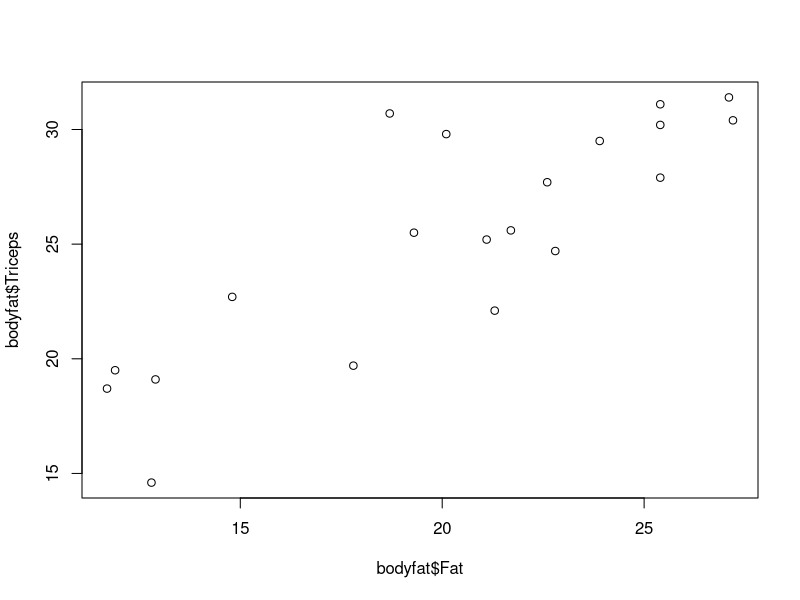
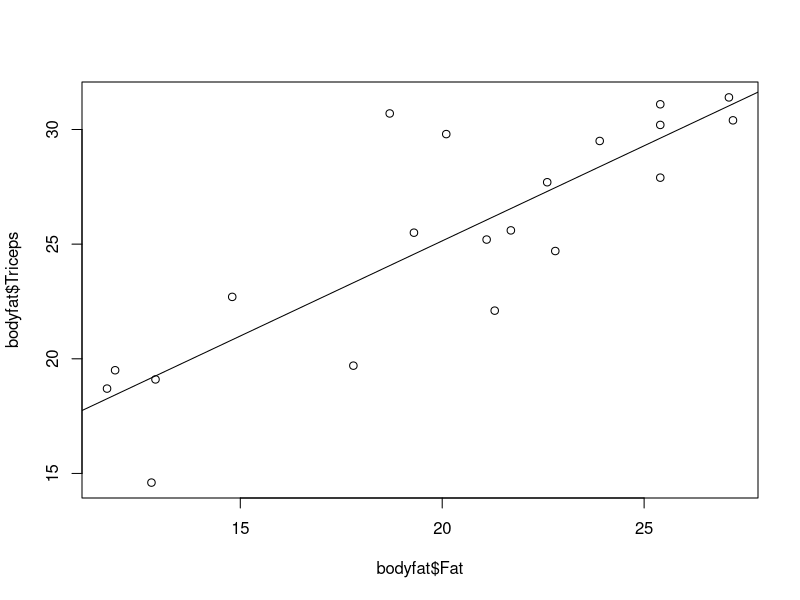
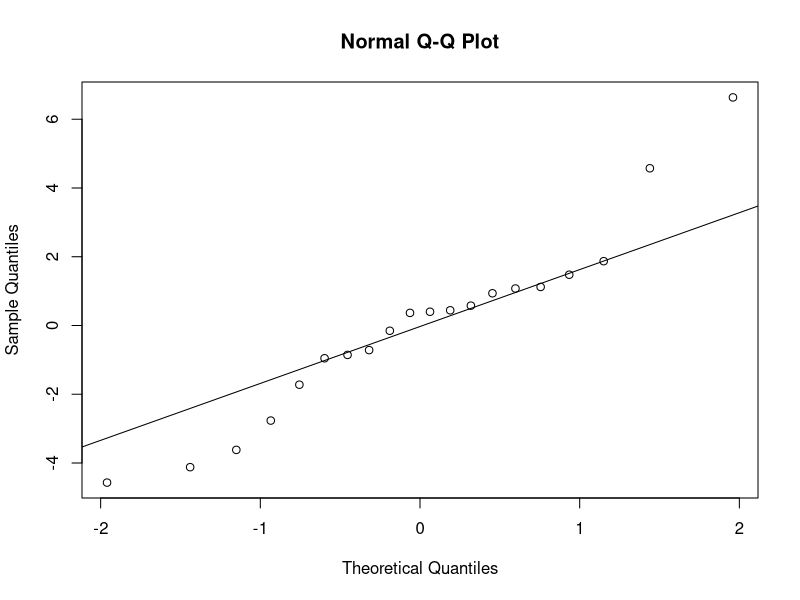
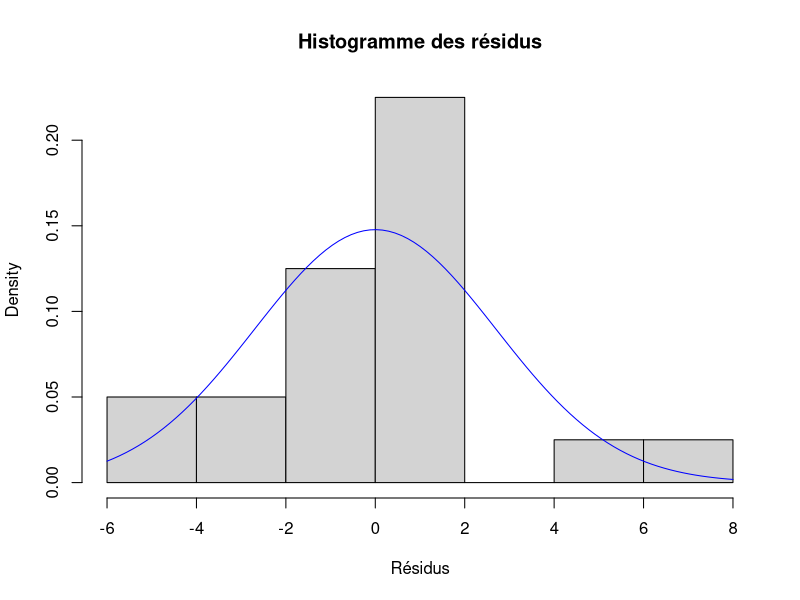
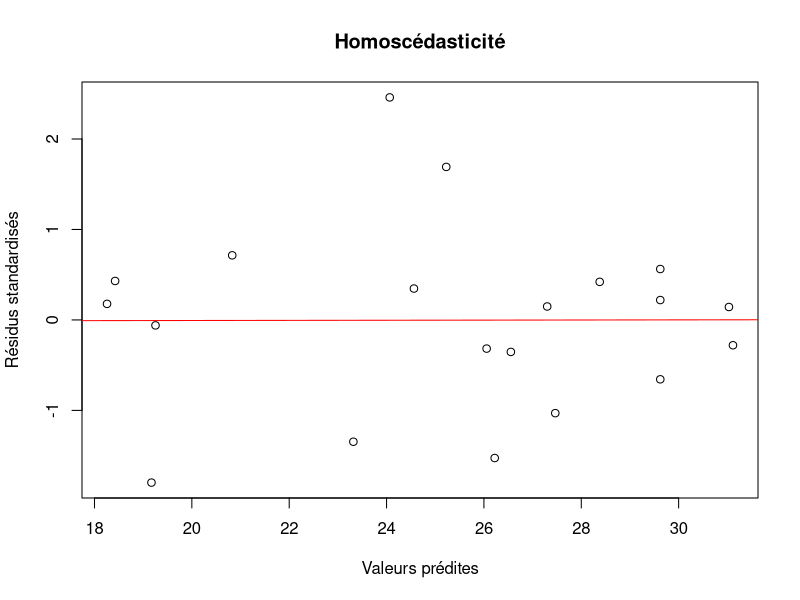
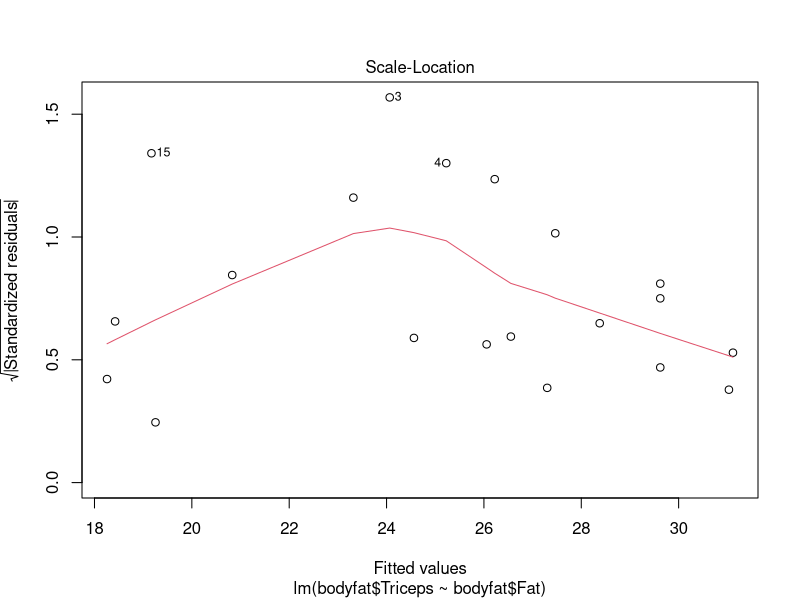
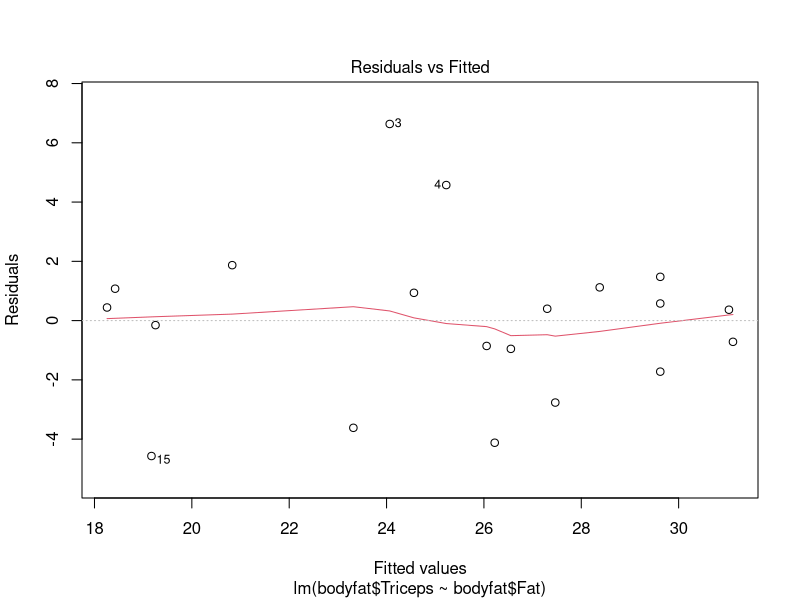
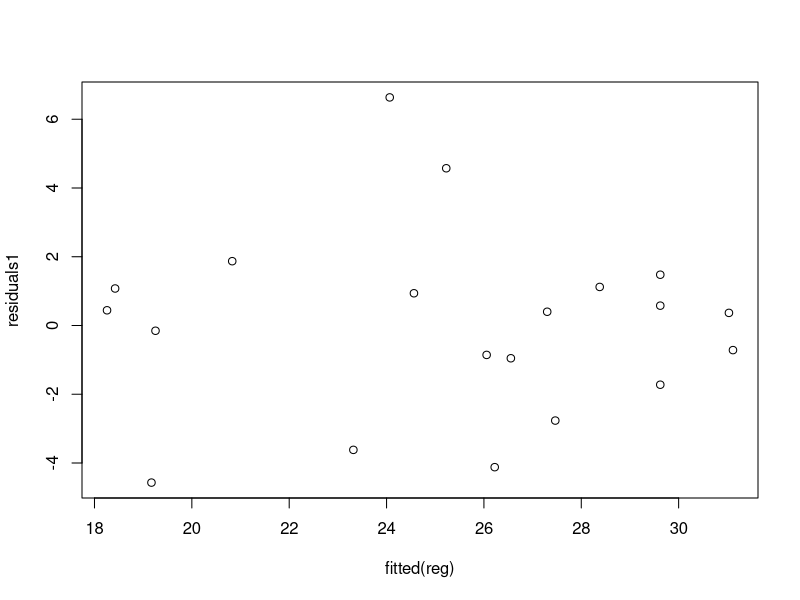

Recreate these plots in R, in order.
# car.csv
# on enlève les valeurs qualitatives
# prix-km, prix-portes

# happiness
# 

# bodyfat
# fat avec les 3 autres
library(lmtest)

bodyfat <- read.csv('Jeux_Donnees/bodyfat.csv')
bodyfat$Fat

# ======= fat - triceps =======
plot(bodyfat$Fat, bodyfat$Triceps)
reg<-lm(bodyfat$Triceps~bodyfat$Fat)
summary(reg)
plot(bodyfat$Fat, bodyfat$Triceps)
abline(reg)
reg$coefficient

# Analyse de la normalité
# QQ plot
residuals1 <- residuals(reg)
qqnorm(residuals1)
qqline(residuals1)
# Histogramme des résidus corrigés
hist(residuals1, prob= TRUE, main="Histogramme des résidus", xlab="Résidus")
curve(dnorm(x, mean=mean(residuals1), sd=sd(residuals1)), add=TRUE, col="blue")
shapiro.test(residuals1)

# Analyser l'homoscédasticité
# Résidus standardisés en fonction des valeurs prédites
residuals_standardized1 <- rstandard(reg)
plot(fitted.values(reg), residuals_standardized1, main="Homoscédasticité", xlab="Valeurs prédites", ylab="Résidus standardisés")
abline(lm(residuals_standardized1 ~ fitted(reg)), col="red")
bptest(reg)
plot(reg, which = 3)


# Analyser la linéarité 
plot(reg, which = 1)
plot(fitted(reg), residuals1)
resettest(reg)


# ======= fat - thigh =======
plot(bodyfat$Fat, bodyfat$Thigh)
reg<-lm(bodyfat$Thigh~bodyfat$Fat)
summary(reg)
plot(bodyfat$Fat, bodyfat$Thigh)
abline(reg)
reg$coefficient

# Analyse de la normalité
residuals1 <- residuals(reg)
qqnorm(residuals1)
qqline(residuals1)
# Histogramme des résidus corrigés
hist(residuals1, prob= TRUE, main="Histogramme des résidus", xlab="Résidus")
curve(dnorm(x, mean=mean(residuals1), sd=sd(residuals1)), add=TRUE, col="blue")
shapiro.test(residuals1)    # p-value > 0,05 donc hypothèse de normalité validée

# Analyser l'homoscédasticité
# Résidus standardisés en fonction des valeurs prédites
residuals_standardized1 <- rstandard(reg)
plot(fitted.values(reg), residuals_standardized1, main="Homoscédasticité", xlab="Valeurs prédites", ylab="Résidus standardisés")
abline(lm(residuals_standardized1 ~ fitted(reg)), col="red")
bptest(reg)
plot(reg, which = 3)

# Analyser la linéarité 
plot(reg, which = 1)
plot(fitted(reg), residuals1)
resettest(reg)


# ======= fat - midharm =======
plot(bodyfat$Fat, bodyfat$Midarm)
reg<-lm(bodyfat$Midarm~bodyfat$Fat)
summary(reg)
plot(bodyfat$Fat, bodyfat$Midarm)
abline(reg)
reg$coefficient

# Analyse de la normalité
residuals1 <- residuals(reg)
qqnorm(residuals1)
qqline(residuals1)
# Histogramme des résidus corrigés
hist(residuals1, prob= TRUE, main="Histogramme des résidus", xlab="Résidus")
curve(dnorm(x, mean=mean(residuals1), sd=sd(residuals1)), add=TRUE, col="blue")
shapiro.test(residuals1)    # p-value > 0,05 donc hypothèse de normalité validée

# Analyser l'homoscédasticité
# Résidus standardisés en fonction des valeurs prédites
residuals_standardized1 <- rstandard(reg)
plot(fitted.values(reg), residuals_standardized1, main="Homoscédasticité", xlab="Valeurs prédites", ylab="Résidus standardisés")
abline(lm(residuals_standardized1 ~ fitted(reg)), col="red")
bptest(reg)
plot(reg, which = 3)

# Analyser la linéarité 
plot(reg, which = 1)
plot(fitted(reg), residuals1)
resettest(reg)
